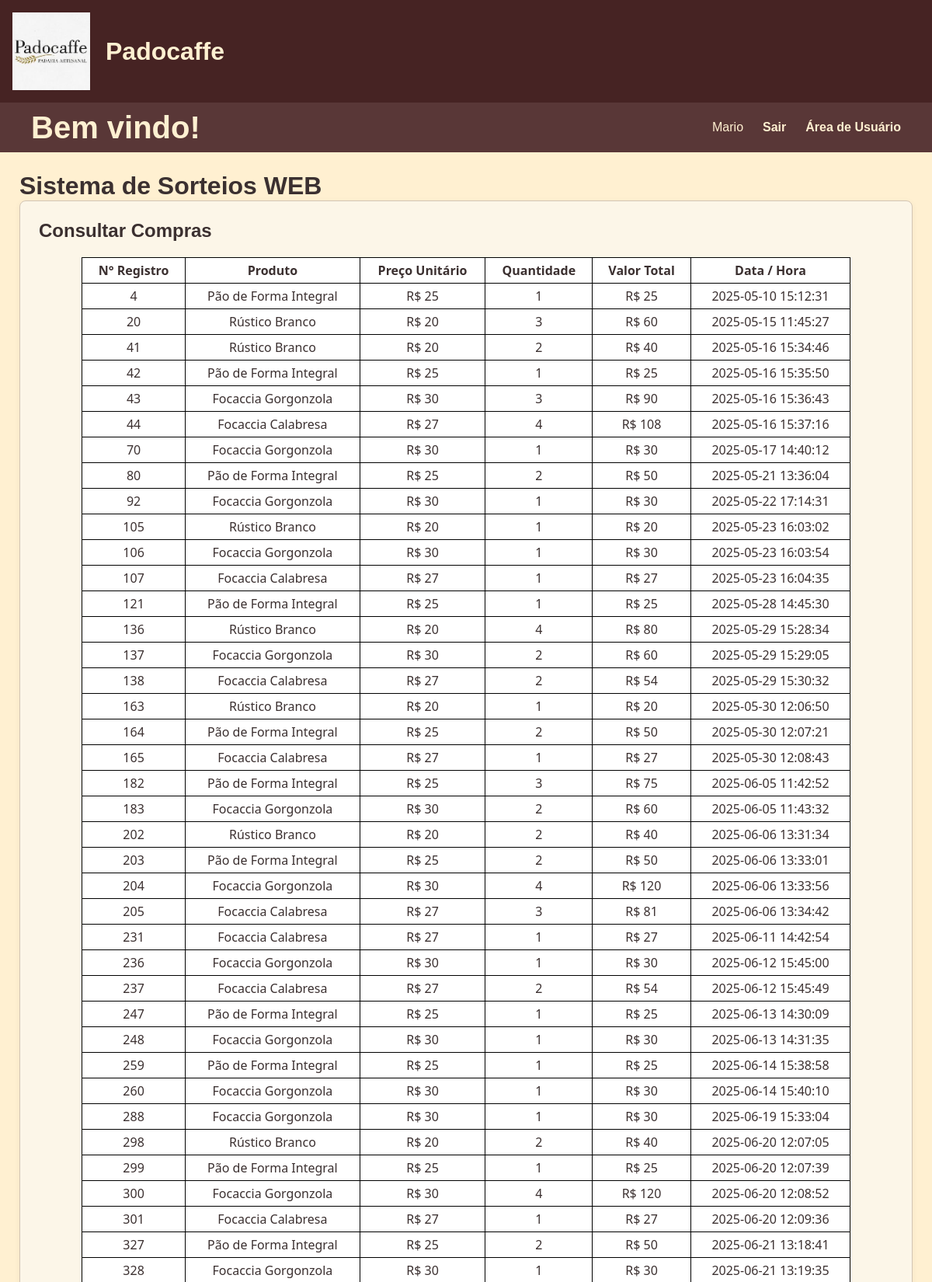
The page /consultar_compras (signed in, upper part) on the database its author committed.
### tables this page shows
CREATE TABLE usuario (
  id_usuario INTEGER PRIMARY KEY AUTOINCREMENT,
  username TEXT UNIQUE NOT NULL,
  password TEXT NOT NULL,
  CPF INTEGER NOT NULL,
  celular INTEGER NOT NULL
);

CREATE TABLE venda (
  id_venda INTEGER PRIMARY KEY AUTOINCREMENT,
  data_venda TIMESTAMP NOT NULL,
  id_usuario INTEGER NOT NULL,
  id_produto INTEGER NOT NULL,
  preco_venda DECIMAL(10,2) NOT NULL,
  desconto_unitario DECIMAL(10,2) DEFAULT 0,
  quantidade_vendida INTEGER NOT NULL,
  FOREIGN KEY (id_usuario) REFERENCES usuario(id_usuario),
  FOREIGN KEY (id_produto) REFERENCES produto(id_produto)
);

CREATE TABLE produto (
  id_produto INTEGER PRIMARY KEY AUTOINCREMENT,
  nome TEXT UNIQUE NOT NULL,
  preco_atual DECIMAL(10,2) NOT NULL,
  ativo BOOLEAN DEFAULT 1
);

### flaskr/usuario.py (the view)
@bp.route('/consultar_compras')
@usuario_required
def consultar_compras():
    id_usuario = session["user_id"]
    db = get_db()
    compras = db.execute(
        'SELECT ' +
        ' venda.id_venda AS id_venda, ' +
        ' venda.id_usuario AS id_usuario, ' +
        ' venda.preco_venda AS preco, ' +
        ' venda.quantidade_vendida AS quantidade, ' +
        ' venda.data_venda AS data, ' +
        ' produto.nome AS produto ' +
        ' FROM venda ' +
        ' INNER JOIN produto ON venda.id_produto = produto.id_produto '+
         ' WHERE id_usuario = ?', (id_usuario,)
    ).fetchall()
    if compras:
        return render_template('usuario/consultar_compras.html',compra_encontrada=True,compras=compras)
    else:
        return render_template('usuario/consultar_compras.html',compra_encontrada=False)

### flaskr/auth.py (called while the page is built, shortened)
@bp.before_app_request
def load_logged_in_user():
    user_id = session.get("user_id")
    auth_type = session.get("auth_type")
    if user_id is None:
        g.admin = None
        g.usuario = None
    elif auth_type == "usuario":
        db = get_db()
        g.usuario = db.execute(
            "SELECT id_usuario, username, password FROM usuario WHERE id_usuario = ?",
            (user_id,)
        ).fetchone()
        g.admin = None

def usuario_required(view):
    @functools.wraps(view)
    def wrapped_view(**kwargs):
        if g.usuario is None:
            return redirect(url_for("auth.login_usuario"))
        return view(**kwargs)
    return wrapped_view

### flaskr/db.py (called while the page is built)
def get_db():
    if 'db' not in g:
        g.db = sqlite3.connect(DB_PATH)
        g.db.row_factory = sqlite3.Row
    return g.db

### flaskr/templates/usuario/consultar_compras.html (shortened to what this page needs)
{% extends 'base.html' %}
{% block content %}
    <h2 style="margin-bottom: 20px;">Consultar Compras</h2>
    <div>
        {% if compra_encontrada %}
        <table>
            <tr>
                <th>N° Registro </th>
                <th>Produto </th>
                <th>Preço Unitário</th>
                <th>Quantidade </th>
                <th>Valor Total</th>
                <th>Data / Hora </th>
            </tr>
            {% for compra in compras %}
                <tr>
                    <td>{{compra.id_venda}}</td>
                    <td>{{compra.produto}}</td>
                    <td>R$ {{compra.preco}}</td>
                    <td>{{compra.quantidade}}</td>
                    <td>R$ {{compra.quantidade * compra.preco}}</td>
                    <td>{{compra.data}}</td>
                </tr>
            {% endfor %}
        </table>
        {% else %}
        <p style="margin: 10px;">Você ainda não fez nenhuma compra</p>
        {% endif %}
    </div>
{% endblock %}

### flaskr/templates/base.html (shortened to what this page needs)
<!doctype html>
<html lang="pt-br">
  <head>
    <link rel="stylesheet" href="{{ url_for('static', filename='style.css') }}">
  </head>
  <body>
    <header class="main-header">
        <img src="{{ url_for('static', filename='img/padocaffe imagem.jpeg') }}" alt="Logomarca da Empresa Padocaffe" style="height: 100px;">
        <h1>Padocaffe</h1>
    </header>
    <nav class="navbar">
      <h1>Bem vindo!</h1>
      <ul>
        {% if g.admin %}
            <li><span>{{ g.admin['username'] }}</span></li>
            <li><a class="navbar-item" href="{{ url_for('auth.logout_admin') }}">Sair</a></li>
            <li><a class="navbar-item" href="{{ url_for('admin.index_admin') }}">Área de Administrador</a></li>
        {% else %}
          {% if g.usuario %}
            <li><span>{{ g.usuario['username'] }}</span></li>
            <li><a class="navbar-item" href="{{ url_for('auth.logout_usuario') }}">Sair</a></li>
            <li><a class="navbar-item" href="{{ url_for('usuario.index_usuario') }}">Área de Usuário</a></li>
          {% else %}
            <li><a class="navbar-item" href="{{ url_for('auth.login_admin') }}">Área de Administrador</a></li>
            <li><a class="navbar-item" href="{{ url_for('auth.index') }}">Voltar ao Início</a></li>
          {% endif %}
        {% endif %}
      </ul>
    </nav>
    <main>
      <div style="display: flex; align-items: center; gap: 12px;">
        <h1 style="margin: 0;">Sistema de Sorteios WEB</h1>
      </div>
      <section class="content">
      {% block content %}{% endblock %}
      </section>
    </main>
  </body>
</html>

### flaskr/static/style.css (style rules this page uses)
* { margin: 0; padding: 0; box-sizing: border-box; }
body { background-color: #FFF0D1; color: #3B3030; font-family: Arial, Helvetica, sans-serif; }
a { color: #664343; text-decoration: none; }
.main-header { background-color: #462323; padding: 1rem; display: flex; align-items: center; gap: 20px; color: #FFF0D1; }
.navbar { width: 100%; height: 4rem; background-color: #593737; display: flex; justify-content: space-between; align-items: center; }
.navbar h1 { margin-left: 2.5rem; font-size: 2.5rem; color: #FFF0D1; }
.navbar ul { margin-right: 2.5rem; list-style: none; display: flex; align-items: center; gap: 25px; }
.navbar li { color: #FFF0D1; display: inline-flex; justify-content: space-evenly; }
.navbar-item { color: #FFF0D1; line-height: 50px; text-decoration: none; font-weight: bold; font-family: Arial, Helvetica, sans-serif; }
table { border: 1px solid black; margin: 10px auto; margin-bottom: 20px; width: 90%; background-color: white; color: #3B3030; border-collapse: collapse; font-family:'Segoe UI', Tahoma, Geneva, Verdana, sans-serif; }
td { border: 1px solid black; margin: 0px; padding: 5px 10px; background-color: white; text-align: center; }
th { border: 1px solid black; margin: 0px; padding: 5px 10px; background-color: #ffffff; text-align: center; }
main { padding: 25px; }
.content { background-color: #fcf6e8; padding: 1.5rem; border: 1px solid #d3c5b4; border-radius: 8px; box-shadow: 0 2px 8px rgba(0,0,0,0.05); }
.content:last-child { margin-bottom: 0; }

### rows shown on the page
usuario: usuario.username "Mario"
venda: id_venda "4", produto "Pão de Forma Integral", preco "25", quantidade "1", compra.quantidade*compra.preco "25", data "2025-05-10 15:12:31"
venda: id_venda "20", produto "Rústico Branco", preco "20", quantidade "3", compra.quantidade*compra.preco "60", data "2025-05-15 11:45:27"
venda: id_venda "41", produto "Rústico Branco", preco "20", quantidade "2", compra.quantidade*compra.preco "40", data "2025-05-16 15:34:46"
venda: id_venda "42", produto "Pão de Forma Integral", preco "25", quantidade "1", compra.quantidade*compra.preco "25", data "2025-05-16 15:35:50"
venda: id_venda "43", produto "Focaccia Gorgonzola", preco "30", quantidade "3", compra.quantidade*compra.preco "90", data "2025-05-16 15:36:43"
venda: id_venda "44", produto "Focaccia Calabresa", preco "27", quantidade "4", compra.quantidade*compra.preco "108", data "2025-05-16 15:37:16"
venda: id_venda "70", produto "Focaccia Gorgonzola", preco "30", quantidade "1", compra.quantidade*compra.preco "30", data "2025-05-17 14:40:12"
venda: id_venda "80", produto "Pão de Forma Integral", preco "25", quantidade "2", compra.quantidade*compra.preco "50", data "2025-05-21 13:36:04"
venda: id_venda "92", produto "Focaccia Gorgonzola", preco "30", quantidade "1", compra.quantidade*compra.preco "30", data "2025-05-22 17:14:31"
venda: id_venda "105", produto "Rústico Branco", preco "20", quantidade "1", compra.quantidade*compra.preco "20", data "2025-05-23 16:03:02"
venda: id_venda "106", produto "Focaccia Gorgonzola", preco "30", quantidade "1", compra.quantidade*compra.preco "30", data "2025-05-23 16:03:54"
venda: id_venda "107", produto "Focaccia Calabresa", preco "27", quantidade "1", compra.quantidade*compra.preco "27", data "2025-05-23 16:04:35"
venda: id_venda "121", produto "Pão de Forma Integral", preco "25", quantidade "1", compra.quantidade*compra.preco "25", data "2025-05-28 14:45:30"
venda: id_venda "136", produto "Rústico Branco", preco "20", quantidade "4", compra.quantidade*compra.preco "80", data "2025-05-29 15:28:34"
venda: id_venda "137", produto "Focaccia Gorgonzola", preco "30", quantidade "2", compra.quantidade*compra.preco "60", data "2025-05-29 15:29:05"
venda: id_venda "138", produto "Focaccia Calabresa", preco "27", quantidade "2", compra.quantidade*compra.preco "54", data "2025-05-29 15:30:32"
venda: id_venda "163", produto "Rústico Branco", preco "20", quantidade "1", compra.quantidade*compra.preco "20", data "2025-05-30 12:06:50"
venda: id_venda "164", produto "Pão de Forma Integral", preco "25", quantidade "2", compra.quantidade*compra.preco "50", data "2025-05-30 12:07:21"
venda: id_venda "165", produto "Focaccia Calabresa", preco "27", quantidade "1", compra.quantidade*compra.preco "27", data "2025-05-30 12:08:43"
venda: id_venda "182", produto "Pão de Forma Integral", preco "25", quantidade "3", compra.quantidade*compra.preco "75", data "2025-06-05 11:42:52"
venda: id_venda "183", produto "Focaccia Gorgonzola", preco "30", quantidade "2", compra.quantidade*compra.preco "60", data "2025-06-05 11:43:32"
venda: id_venda "202", produto "Rústico Branco", preco "20", quantidade "2", compra.quantidade*compra.preco "40", data "2025-06-06 13:31:34"
venda: id_venda "203", produto "Pão de Forma Integral", preco "25", quantidade "2", compra.quantidade*compra.preco "50", data "2025-06-06 13:33:01"
venda: id_venda "204", produto "Focaccia Gorgonzola", preco "30", quantidade "4", compra.quantidade*compra.preco "120", data "2025-06-06 13:33:56"
venda: id_venda "205", produto "Focaccia Calabresa", preco "27", quantidade "3", compra.quantidade*compra.preco "81", data "2025-06-06 13:34:42"
venda: id_venda "231", produto "Focaccia Calabresa", preco "27", quantidade "1", compra.quantidade*compra.preco "27", data "2025-06-11 14:42:54"
venda: id_venda "236", produto "Focaccia Gorgonzola", preco "30", quantidade "1", compra.quantidade*compra.preco "30", data "2025-06-12 15:45:00"
venda: id_venda "237", produto "Focaccia Calabresa", preco "27", quantidade "2", compra.quantidade*compra.preco "54", data "2025-06-12 15:45:49"
venda: id_venda "247", produto "Pão de Forma Integral", preco "25", quantidade "1", compra.quantidade*compra.preco "25", data "2025-06-13 14:30:09"
venda: id_venda "248", produto "Focaccia Gorgonzola", preco "30", quantidade "1", compra.quantidade*compra.preco "30", data "2025-06-13 14:31:35"
venda: id_venda "259", produto "Pão de Forma Integral", preco "25", quantidade "1", compra.quantidade*compra.preco "25", data "2025-06-14 15:38:58"
venda: id_venda "260", produto "Focaccia Gorgonzola", preco "30", quantidade "1", compra.quantidade*compra.preco "30", data "2025-06-14 15:40:10"
venda: id_venda "288", produto "Focaccia Gorgonzola", preco "30", quantidade "1", compra.quantidade*compra.preco "30", data "2025-06-19 15:33:04"
venda: id_venda "298", produto "Rústico Branco", preco "20", quantidade "2", compra.quantidade*compra.preco "40", data "2025-06-20 12:07:05"
venda: id_venda "299", produto "Pão de Forma Integral", preco "25", quantidade "1", compra.quantidade*compra.preco "25", data "2025-06-20 12:07:39"
venda: id_venda "300", produto "Focaccia Gorgonzola", preco "30", quantidade "4", compra.quantidade*compra.preco "120", data "2025-06-20 12:08:52"
venda: id_venda "301", produto "Focaccia Calabresa", preco "27", quantidade "1", compra.quantidade*compra.preco "27", data "2025-06-20 12:09:36"
venda: id_venda "327", produto "Pão de Forma Integral", preco "25", quantidade "2", compra.quantidade*compra.preco "50", data "2025-06-21 13:18:41"
venda: id_venda "328", produto "Focaccia Gorgonzola", preco "30", quantidade "1", compra.quantidade*compra.preco "30", data "2025-06-21 13:19:35"
